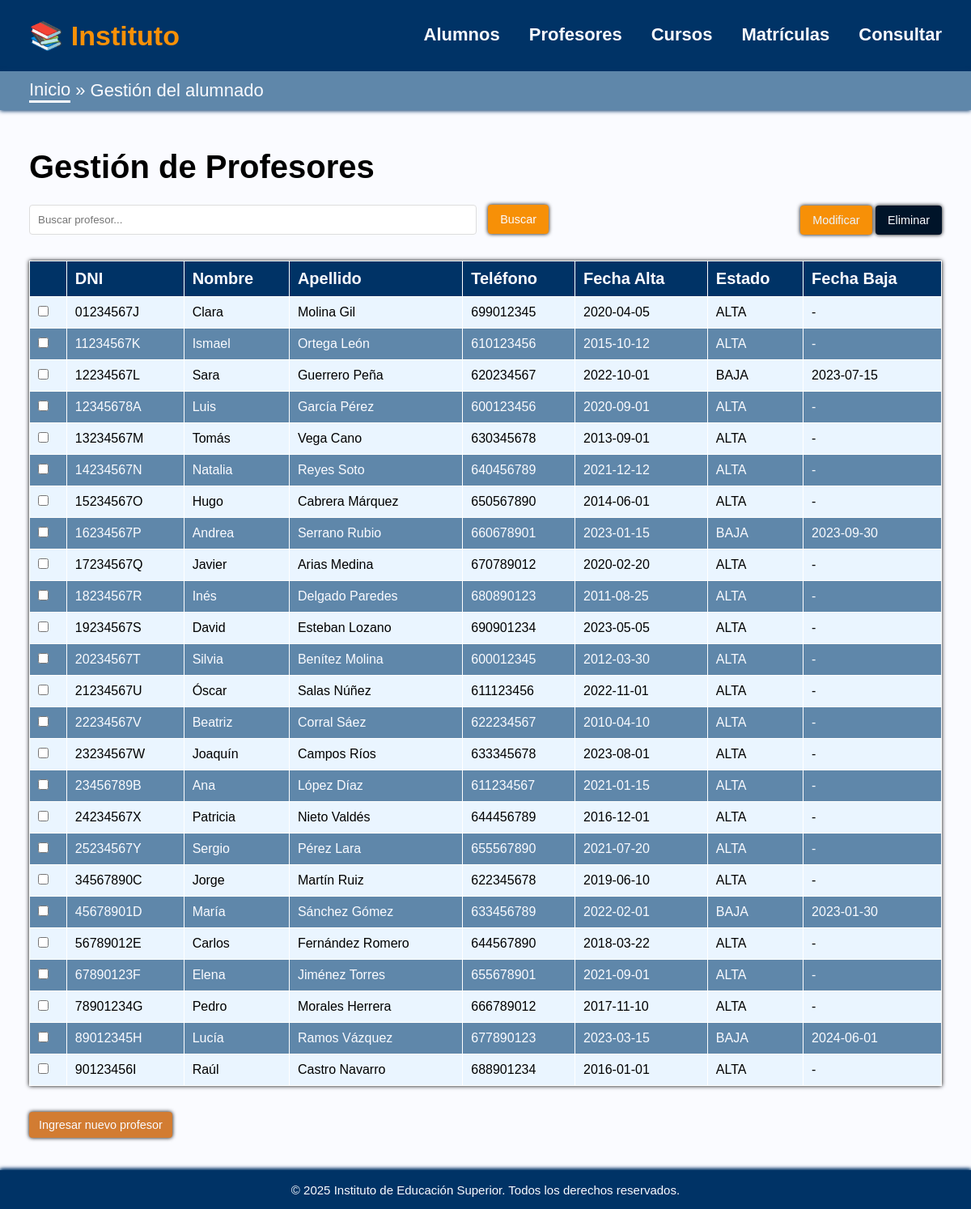
Screenshot of /profesores.php with the database file from the repository.
### tables this page shows
CREATE TABLE IF NOT EXISTS Profesor(
    DNI VARCHAR(9) PRIMARY KEY NOT NULL, 
    Cargo VARCHAR(15) NOT NULL,
    Nombre VARCHAR(30) NOT NULL,
    Apellido VARCHAR(60) NOT NULL,
    Telefono VARCHAR(15) NOT NULL,
    fecha_alta DATE NOT NULL,
    fecha_baja DATE,
    Estado_Profesor VARCHAR(40) NOT NULL
);

### profesores.php (the view, shortened to what this page needs)
<?php
$pdo = getPDO();
$search = $_GET['search_dni'] ?? '';
if ($search) {
    $stmt = $pdo->prepare("SELECT * FROM Profesor WHERE DNI LIKE :dni OR Nombre LIKE :nombre OR Apellido LIKE :apellido");
    $stmt->execute([
        ':dni' => "%$search%",
        ':nombre' => "%$search%",
        ':apellido' => "%$search%"
    ]);
} else {
    $stmt = $pdo->query("SELECT * FROM Profesor");
}
$profesores = $stmt->fetchAll(PDO::FETCH_ASSOC);
?>
<!DOCTYPE html>
<html lang="es">
<head>
    <link rel="stylesheet" href="css/instituto.css">
</head>
<body>
<?php require "header.php"; ?>
    <div class="breadcrumbs">
        <a href="index.php">Inicio</a> &raquo; <span>Gestión del alumnado</span>
    </div>
    <main>
        <h1>Gestión de Profesores</h1>
        <div class="search-container">
            <form action="" method="GET" class="global-actions">
                    <input class="buscador-bar" type="text" name="search_dni" placeholder="Buscar profesor..." value="<?= htmlspecialchars($search) ?>">
                    <button class="btn btn-search" type="submit">Buscar</button>
            </form>
            <div>
                <button id="btnModificarGlobal" class="btn btn-modify">Modificar</button>
                <form method="POST" id="formEliminarMultiple" style="display:inline;">
                    <button type="submit" class="btn btn-delete">Eliminar</button>
                </form>
            </div>
        </div>
        <table>
            <thead>
                <tr>
                    <th></th>
                    <th>DNI</th>
                    <th>Nombre</th>
                    <th>Apellido</th>
                    <th>Teléfono</th>
                    <th>Fecha Alta</th>
                    <th>Estado</th>
                    <th>Fecha Baja</th>
                </tr>
            </thead>
            <tbody>
                <?php if (empty($profesores)): ?>
                    <tr>
                        <td colspan="9">No se encontraron profesores.</td>
                    </tr>
                <?php else: ?>
                    <?php foreach ($profesores as $p): ?>
                        <tr>
                            <td>
                                <input type="checkbox" class="profesor-checkbox"
                                    value="<?= htmlspecialchars($p['DNI']) ?>"
                                    data-dni="<?= htmlspecialchars($p['DNI'], ENT_QUOTES) ?>"
                                    data-nombre="<?= htmlspecialchars($p['Nombre'], ENT_QUOTES) ?>"
                                    data-apellido="<?= htmlspecialchars($p['Apellido'], ENT_QUOTES) ?>"
                                    data-telefono="<?= htmlspecialchars($p['Telefono'], ENT_QUOTES) ?>"
                                    data-fechaalta="<?= htmlspecialchars($p['fecha_alta'], ENT_QUOTES) ?>"
                                    data-estado="<?= htmlspecialchars($p['Estado_Profesor'], ENT_QUOTES) ?>"
                                    data-fechabaja="<?= htmlspecialchars($p['fecha_baja'], ENT_QUOTES) ?>">
                            </td>
                            <td><?= htmlspecialchars($p['DNI']) ?></td>
                            <td><?= htmlspecialchars($p['Nombre']) ?></td>
                            <td><?= htmlspecialchars($p['Apellido']) ?></td>
                            <td><?= htmlspecialchars($p['Telefono']) ?></td>
                            <td><?= htmlspecialchars($p['fecha_alta']) ?></td>
                            <td><?= htmlspecialchars($p['Estado_Profesor']) ?></td>
                            <td><?= htmlspecialchars($p['fecha_baja'] ?? '-') ?></td>
                        </tr>
                    <?php endforeach; ?>
                <?php endif; ?>
            </tbody>
        </table>
        <button class="btn btn-add" onclick="showForm()">Ingresar nuevo profesor</button>
    </main>
 <footer><?php require "footer.php"; ?></footer>
</body>
</html>

### css/instituto.css (style rules this page uses)
:root { --background: #fafbff; --thtable: #036; --modify: #f79007; --buton: #D27C32; --delete: rgb(0, 20, 41); --thtableligh: #d0e9ff; --table1: #eaf5ff; --table2: #5f87aa; --border: #ffffff; }
html { scrollbar-width: none }
* { padding: 0; margin: 0px; box-sizing: border-box; font-family: Arial, sans-serif; }
body { background-color: var(--background); overflow-y: auto; }
footer { background-color: var(--thtable); color: var(--background); display: flex; justify-content: center; align-items: center; padding: 0vh 3vw; height: 6vh; position: fixed; bottom: 0; width: 100%; font-size: 15px; box-shadow: 0px -1px 5px var(--thtable); }
.breadcrumbs { background-color: var(--table2); padding: 1vh 3vw; height: 6vh; display: flex; justify-content: start; align-items: center; gap: .5vw; font-size: 22px; color: var(--background); box-shadow: 0px 1px 5px var(--thtable); }
.breadcrumbs a { text-decoration: none; color: var(--background); border-bottom: 3px solid var(--background); transition: all .3s ease; }
main { padding: 6vh 3vw 11vh; }
main h1 { margin-bottom: 3vh; font-size: 40px; }
table { width: 100%; border-collapse: collapse; margin: 4vh 0vw; background-color: var(--table1); box-shadow: 0px 0px 5px black; }
th, td { padding: 10px; border: 1px solid var(--border); text-align: left; }
th { background-color: var(--thtable); color: var(--background); font-weight: 900; font-size: 20px; }
td { font-weight: 500; }
tr:nth-child(even) { background-color: var(--table2); color: var(--background); }
.btn { padding: 8px 12px; border: none; border-radius: 4px; cursor: pointer; font-size: 0.9em; color: var(--background); box-shadow: 0px 0px 5px black; }
.btn-delete { background-color: var(--delete); }
.btn-modify { background-color: var(--modify); color: var(--table1); }
.btn-add { background-color: var(--buton); }
.btn-search { background-color: var(--modify); }
.search-container { margin-bottom: 20px; display: flex; justify-content: space-between; align-items: center; }
.search-container input[type="text"] { padding: 10px; border: 1px solid #ddd; border-radius: 4px; flex-grow: 1; margin-right: 10px; }
.search-container button { padding: 10px 15px; border: none; border-radius: 4px; cursor: pointer; }
.global-actions { width: 70%; }
.buscador-bar { width: 70%; }

### rows the page displays
profesor: DNI "01234567J", Nombre "Clara", Apellido "Molina Gil", Telefono "699012345", fecha_alta "2020-04-05", Estado_Profesor "ALTA", fecha_baja "-"
profesor: DNI "11234567K", Nombre "Ismael", Apellido "Ortega León", Telefono "610123456", fecha_alta "2015-10-12", Estado_Profesor "ALTA", fecha_baja "-"
profesor: DNI "12234567L", Nombre "Sara", Apellido "Guerrero Peña", Telefono "620234567", fecha_alta "2022-10-01", Estado_Profesor "BAJA", fecha_baja "2023-07-15"
profesor: DNI "12345678A", Nombre "Luis", Apellido "García Pérez", Telefono "600123456", fecha_alta "2020-09-01", Estado_Profesor "ALTA", fecha_baja "-"
profesor: DNI "13234567M", Nombre "Tomás", Apellido "Vega Cano", Telefono "630345678", fecha_alta "2013-09-01", Estado_Profesor "ALTA", fecha_baja "-"
profesor: DNI "14234567N", Nombre "Natalia", Apellido "Reyes Soto", Telefono "640456789", fecha_alta "2021-12-12", Estado_Profesor "ALTA", fecha_baja "-"
profesor: DNI "15234567O", Nombre "Hugo", Apellido "Cabrera Márquez", Telefono "650567890", fecha_alta "2014-06-01", Estado_Profesor "ALTA", fecha_baja "-"
profesor: DNI "16234567P", Nombre "Andrea", Apellido "Serrano Rubio", Telefono "660678901", fecha_alta "2023-01-15", Estado_Profesor "BAJA", fecha_baja "2023-09-30"
profesor: DNI "17234567Q", Nombre "Javier", Apellido "Arias Medina", Telefono "670789012", fecha_alta "2020-02-20", Estado_Profesor "ALTA", fecha_baja "-"
profesor: DNI "18234567R", Nombre "Inés", Apellido "Delgado Paredes", Telefono "680890123", fecha_alta "2011-08-25", Estado_Profesor "ALTA", fecha_baja "-"
profesor: DNI "19234567S", Nombre "David", Apellido "Esteban Lozano", Telefono "690901234", fecha_alta "2023-05-05", Estado_Profesor "ALTA", fecha_baja "-"
profesor: DNI "20234567T", Nombre "Silvia", Apellido "Benítez Molina", Telefono "600012345", fecha_alta "2012-03-30", Estado_Profesor "ALTA", fecha_baja "-"
profesor: DNI "21234567U", Nombre "Óscar", Apellido "Salas Núñez", Telefono "611123456", fecha_alta "2022-11-01", Estado_Profesor "ALTA", fecha_baja "-"
profesor: DNI "22234567V", Nombre "Beatriz", Apellido "Corral Sáez", Telefono "622234567", fecha_alta "2010-04-10", Estado_Profesor "ALTA", fecha_baja "-"
profesor: DNI "23234567W", Nombre "Joaquín", Apellido "Campos Ríos", Telefono "633345678", fecha_alta "2023-08-01", Estado_Profesor "ALTA", fecha_baja "-"
profesor: DNI "23456789B", Nombre "Ana", Apellido "López Díaz", Telefono "611234567", fecha_alta "2021-01-15", Estado_Profesor "ALTA", fecha_baja "-"
profesor: DNI "24234567X", Nombre "Patricia", Apellido "Nieto Valdés", Telefono "644456789", fecha_alta "2016-12-01", Estado_Profesor "ALTA", fecha_baja "-"
profesor: DNI "25234567Y", Nombre "Sergio", Apellido "Pérez Lara", Telefono "655567890", fecha_alta "2021-07-20", Estado_Profesor "ALTA", fecha_baja "-"
profesor: DNI "34567890C", Nombre "Jorge", Apellido "Martín Ruiz", Telefono "622345678", fecha_alta "2019-06-10", Estado_Profesor "ALTA", fecha_baja "-"
profesor: DNI "45678901D", Nombre "María", Apellido "Sánchez Gómez", Telefono "633456789", fecha_alta "2022-02-01", Estado_Profesor "BAJA", fecha_baja "2023-01-30"
profesor: DNI "56789012E", Nombre "Carlos", Apellido "Fernández Romero", Telefono "644567890", fecha_alta "2018-03-22", Estado_Profesor "ALTA", fecha_baja "-"
profesor: DNI "67890123F", Nombre "Elena", Apellido "Jiménez Torres", Telefono "655678901", fecha_alta "2021-09-01", Estado_Profesor "ALTA", fecha_baja "-"
profesor: DNI "78901234G", Nombre "Pedro", Apellido "Morales Herrera", Telefono "666789012", fecha_alta "2017-11-10", Estado_Profesor "ALTA", fecha_baja "-"
profesor: DNI "89012345H", Nombre "Lucía", Apellido "Ramos Vázquez", Telefono "677890123", fecha_alta "2023-03-15", Estado_Profesor "BAJA", fecha_baja "2024-06-01"
profesor: DNI "90123456I", Nombre "Raúl", Apellido "Castro Navarro", Telefono "688901234", fecha_alta "2016-01-01", Estado_Profesor "ALTA", fecha_baja "-"
